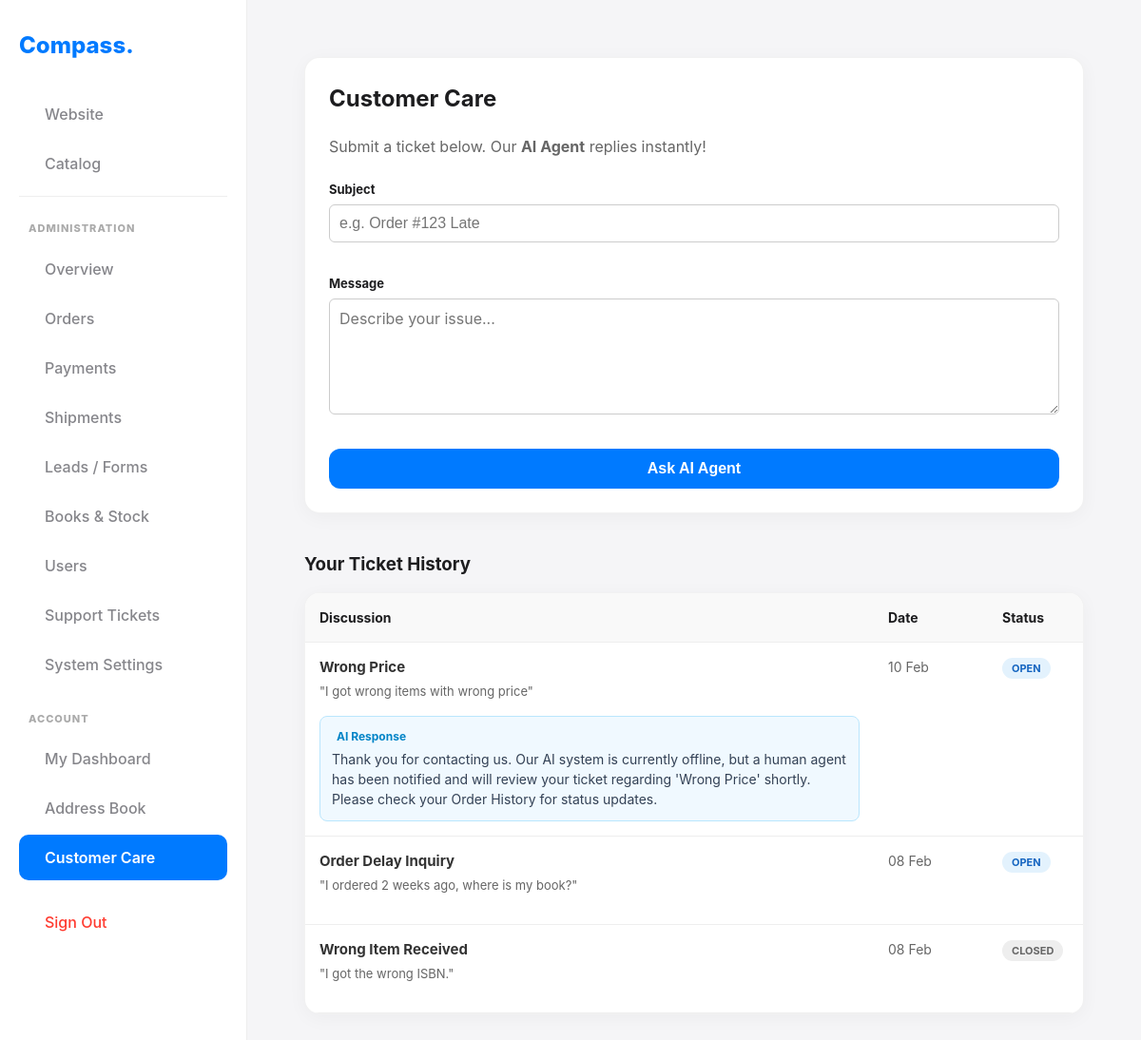
Screenshot of /?page=support (signed in) with the database file from the repository.
### tables this page shows
CREATE TABLE `tickets` (
  `id` int NOT NULL,
  `user_id` int NOT NULL,
  `subject` varchar(255) NOT NULL,
  `message` text NOT NULL,
  `status` enum('open','closed') DEFAULT 'open',
  `created_at` timestamp NULL DEFAULT CURRENT_TIMESTAMP,
  `ai_reply` text,
  `admin_reply` text
);

### view_support.php (the view, shortened to what this page needs)
<?php
$pdo = getDB();
$uid = $_SESSION['user_id'];
$stmt = $pdo->prepare("SELECT * FROM tickets WHERE user_id = ? ORDER BY created_at DESC");
$stmt->execute([$uid]);
$tickets = $stmt->fetchAll();
?>
<div class="container" style="max-width: 900px; padding-top: 20px;">
    <div class="card" style="margin-bottom: 40px;">
        <h2 style="margin-top: 0;">Customer Care</h2>
        <p style="color: #666; margin-bottom: 20px;">
            Submit a ticket below. Our <strong>AI Agent</strong> replies instantly!
        </p>
        <form method="POST">
            <div style="margin-bottom: 15px;">
                <label style="font-weight:bold; font-size:13px;">Subject</label>
                <input type="text" name="subject" class="form-control" placeholder="e.g. Order #123 Late" required style="width: 100%; padding: 10px; border: 1px solid #ccc; border-radius: 6px; margin-top:5px;">
            </div>
            <div style="margin-bottom: 15px;">
                <label style="font-weight:bold; font-size:13px;">Message</label>
                <textarea name="message" class="form-control" rows="5" placeholder="Describe your issue..." required style="width: 100%; padding: 10px; border: 1px solid #ccc; border-radius: 6px; font-family: inherit; margin-top:5px;"></textarea>
            </div>
            <button type="submit" class="btn" style="width:100%; padding: 12px; font-size:16px;">Ask AI Agent</button>
        </form>
    </div>
    <div>
        <h3 style="margin-bottom: 15px;">Your Ticket History</h3>
        <?php if (empty($tickets)): ?>
            <div class="card" style="text-align: center; color: #888; padding: 40px;">No tickets yet.</div>
        <?php else: ?>
            <div class="card" style="padding:0; overflow:hidden;">
                <table style="width:100%; border-collapse:collapse; font-size:14px;">
                    <thead style="background:#f9f9f9; text-align:left;">
                        <tr>
                            <th style="padding:15px;">Discussion</th>
                            <th style="padding:15px; width:120px;">Date</th>
                            <th style="padding:15px; width:100px;">Status</th>
                        </tr>
                    </thead>
                    <tbody>
                        <?php foreach ($tickets as $t): ?>
                        <tr style="border-bottom:1px solid #eee;">
                            <td style="padding:15px;">
                                <div style="font-weight:bold; font-size:15px; color:#333; margin-bottom:5px;">
                                    <?php echo htmlspecialchars($t['subject']); ?>
                                </div>
                                <div style="color:#666; font-size:13px; margin-bottom:15px;">
                                    "<?php echo htmlspecialchars($t['message']); ?>"
                                </div>
                                <?php if (!empty($t['admin_reply'])): ?>
                                    <div style="background:#e8f5e9; border:1px solid #c8e6c9; border-radius:8px; padding:12px; margin-top:10px;">
                                        <div style="font-weight:bold; color:#2e7d32; font-size:12px; margin-bottom:4px; display:flex; align-items:center; gap:5px;">
                                            <ion-icon name="person"></ion-icon> Admin Response
                                        </div>
                                        <div style="color:#1b5e20; line-height:1.5;">
                                            <?php echo nl2br(htmlspecialchars($t['admin_reply'])); ?>
                                        </div>
                                    </div>
                                <?php elseif (!empty($t['ai_reply'])): ?>
                                    <div style="background:#f0f9ff; border:1px solid #bae6fd; border-radius:8px; padding:12px; margin-top:10px;">
                                        <div style="font-weight:bold; color:#0284c7; font-size:12px; margin-bottom:4px; display:flex; align-items:center; gap:5px;">
                                            <ion-icon name="sparkles"></ion-icon> AI Response
                                        </div>
                                        <div style="color:#334155; line-height:1.5;">
                                            <?php echo nl2br(htmlspecialchars($t['ai_reply'])); ?>
                                        </div>
                                    </div>
                                <?php endif; ?>
                            </td>
                            <td style="padding:15px; color:#666; white-space:nowrap; vertical-align:top;">
                                <?php echo date('d M', strtotime($t['created_at'])); ?>
                            </td>
                            <td style="padding:15px; vertical-align:top;">
                                <span style="background:<?php echo $t['status']=='open'?'#e3f2fd':'#eee'; ?>; color:<?php echo $t['status']=='open'?'#1565c0':'#666'; ?>; padding:4px 10px; border-radius:15px; font-size:11px; font-weight:bold;">
                                    <?php echo strtoupper($t['status']); ?>
                                </span>
                            </td>
                        </tr>
                        <?php endforeach; ?>
                    </tbody>
                </table>
            </div>
        <?php endif; ?>
    </div>
</div>

### style.css (style rules this page uses)
:root { --primary: #007aff; --primary-dark: #0056b3; --secondary: #5856d6; --accent: #ff2d55; --background: #f5f5f7; --text-main: #1d1d1f; --text-muted: #86868b; --card-bg: #ffffff; --success: #34c759; --sidebar-width: 260px; --header-height: 60px; --radius: 16px; --gradient-hero: linear-gradient(135deg, #007aff 0%, #00c7be 100%); }
* { box-sizing: border-box; }
body { margin: 0; padding: 0; background-color: var(--background); font-family: -apple-system, BlinkMacSystemFont, "Segoe UI", Roboto, Helvetica, Arial, sans-serif; color: var(--text-main); line-height: 1.5; -webkit-font-smoothing: antialiased; scroll-behavior: smooth; }
.container { max-width: 1200px; margin: 0 auto; padding: 0 20px; }
.btn, .btn-sm { display: inline-flex; align-items: center; justify-content: center; gap: 8px; padding: 12px 24px; background: var(--primary); color: white; border-radius: 12px; border: none; font-weight: 600; font-size: 14px; text-decoration: none; cursor: pointer; transition: transform 0.2s, box-shadow 0.2s; text-align: center; }
.card { background: var(--card-bg); border-radius: var(--radius); padding: 25px; box-shadow: 0 4px 20px rgba(0, 0, 0, 0.04); margin-bottom: 25px; border: 1px solid rgba(0, 0, 0, 0.05); transition: transform 0.3s ease; }
input, select, textarea { width: 100%; padding: 12px; border: 1px solid #ddd; border-radius: 8px; font-size: 16px; background: #fff; margin-bottom: 15px; }
table { width: 100%; border-collapse: collapse; }
th, td { padding: 12px; text-align: left; border-bottom: 1px solid #eee; }

### rows the page displays
tickets: subject "Wrong Price", message "I got wrong items with wrong price", ai_reply "Thank you for contacting us. Our AI system is currently offline, but a human agent has been notified and will review your ticket regarding 'Wrong Price' shortly. Please check your Order History for status updates.", created_at "10 Feb", status "OPEN"
tickets: subject "Order Delay Inquiry", message "I ordered 2 weeks ago, where is my book?", created_at "08 Feb", status "OPEN"
tickets: subject "Wrong Item Received", message "I got the wrong ISBN.", created_at "08 Feb", status "CLOSED"
